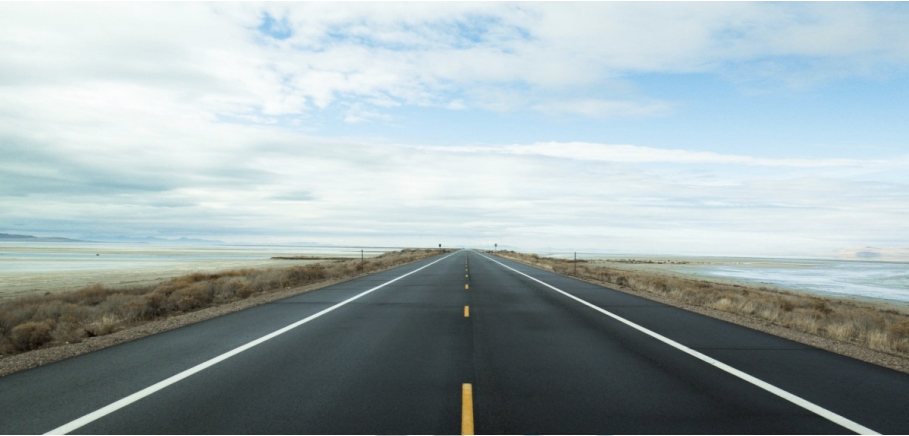
#> input picture iScreen Shoter - Safari - 250309183320.jpg, 909 x 436 px, found by its file name
$ python image.py
#> lines starting #> are read from the running program, lines starting #| are printed output that depends on the picture; after the words box and inside, x2 and y2 are one past the last pixel; in counts of white or black regions, pixels touching at a corner belong together
import cv2
import numpy as np

image = cv2.imread("/Users/deevash/Desktop/iScreen Shoter - Safari - 250309183320.jpg")
#> image is the input picture: shape (436, 909, 3); mean B, G, R 173.8, 171.4, 158.2
hsv = cv2.cvtColor(image, cv2.COLOR_BGR2HSV)
#> hsv: shape (436, 909, 3); mean H, S, V 86.8, 35.5, 177.1

lower_white = np.array([0, 0, 180])
upper_white = np.array([255, 50, 255])
white_mask = cv2.inRange(hsv, lower_white, upper_white)
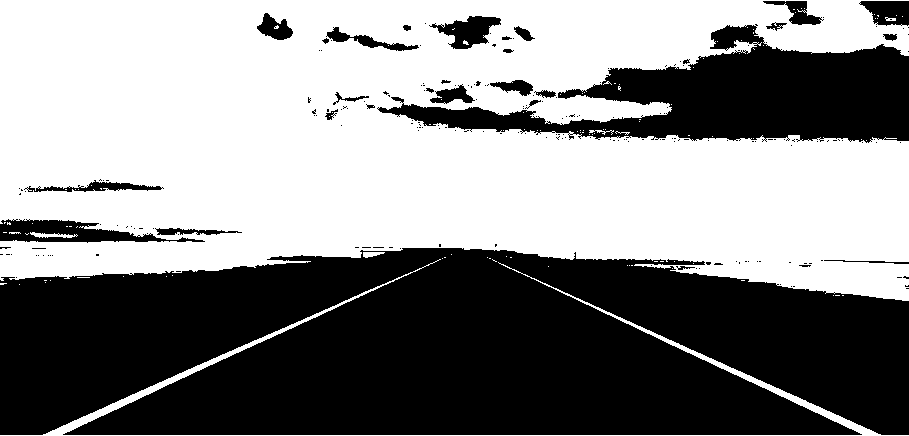
#> white_mask: shape (436, 909); 53.2% white; 210 black regions (181 under 20 px), largest, box (x1, y1, x2, y2) and area: (0, 248, 909, 435) 147462, (377, 24, 909, 143) 28490, (0, 219, 205, 243) 2385

lower_yellow = np.array([15, 100, 100])
upper_yellow = np.array([35, 255, 255])
yellow_mask = cv2.inRange(hsv, lower_yellow, upper_yellow)
#> yellow_mask: shape (436, 909); 0.22% white; 49 white regions (44 under 20 px), largest, box (x1, y1, x2, y2) and area: (461, 385, 474, 435) 544, (175, 275, 194, 288) 130, (464, 307, 469, 317) 44, (228, 271, 247, 276) 42, (892, 325, 902, 331) 31

kernel = np.ones((5,5), np.uint8)
white_mask = cv2.morphologyEx(white_mask, cv2.MORPH_CLOSE, kernel)
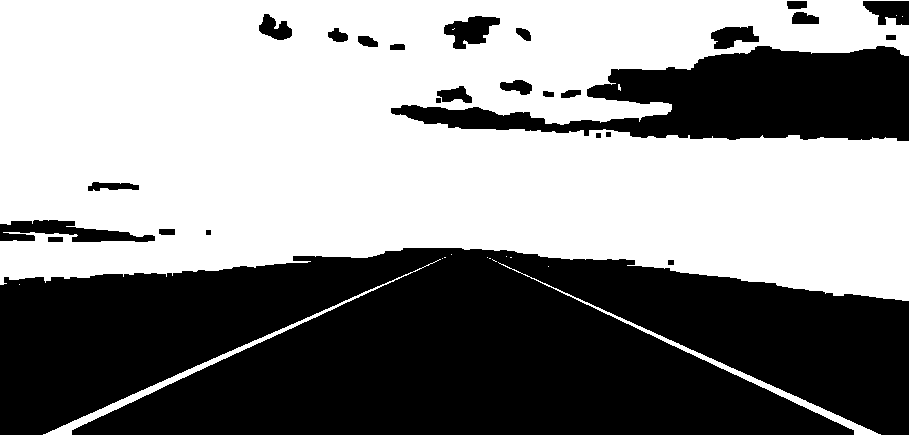
#> white_mask: shape (436, 909); 54.3% white; 26 black regions, largest, box (x1, y1, x2, y2) and area: (0, 248, 909, 435) 146797, (391, 46, 909, 141) 26601, (0, 220, 155, 242) 1897
yellow_mask = cv2.morphologyEx(yellow_mask, cv2.MORPH_CLOSE, kernel)
#> yellow_mask: shape (436, 909); 0.26% white; 26 white regions (21 under 20 px), largest, box (x1, y1, x2, y2) and area: (461, 385, 474, 436) 559, (174, 275, 205, 289) 177, (892, 320, 909, 331) 107, (222, 271, 247, 276) 54, (464, 307, 469, 317) 45

white_edges = cv2.Canny(white_mask, 50, 150)
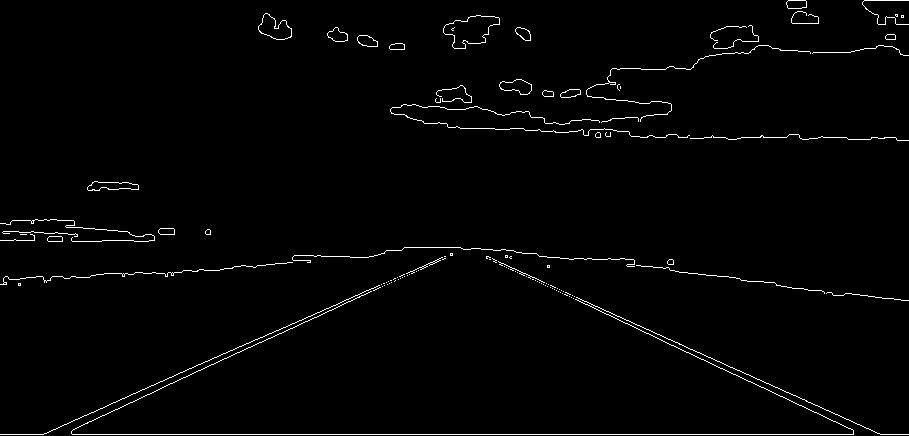
#> white_edges: shape (436, 909); 1.6% white in thin lines or dots
yellow_edges = cv2.Canny(yellow_mask, 50, 150)
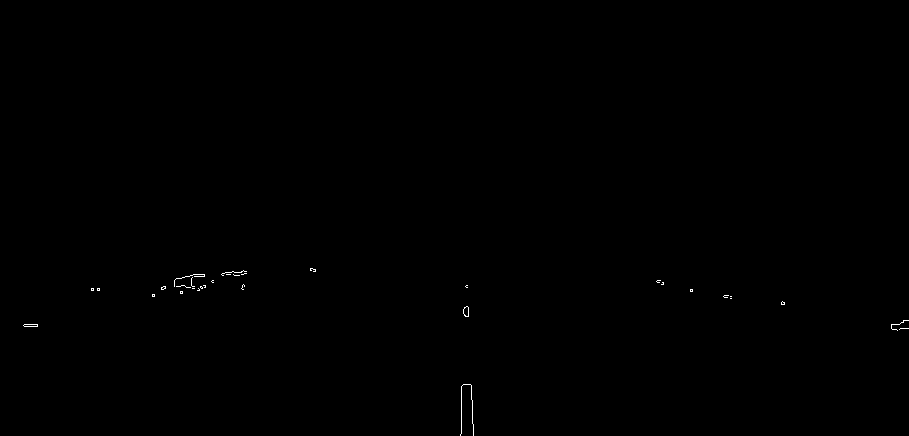
#> yellow_edges: shape (436, 909); 0.12% white in thin lines or dots, all inside (x1, y1, x2, y2) = (23, 268, 909, 436)

white_lane = cv2.cvtColor(white_mask, cv2.COLOR_GRAY2BGR)
yellow_lane = cv2.cvtColor(yellow_mask, cv2.COLOR_GRAY2BGR)

white_lane[np.where((white_lane == [255,255,255]).all(axis=2))] = [255, 255, 255]
yellow_lane[np.where((yellow_lane == [255,255,255]).all(axis=2))] = [0, 255, 255]
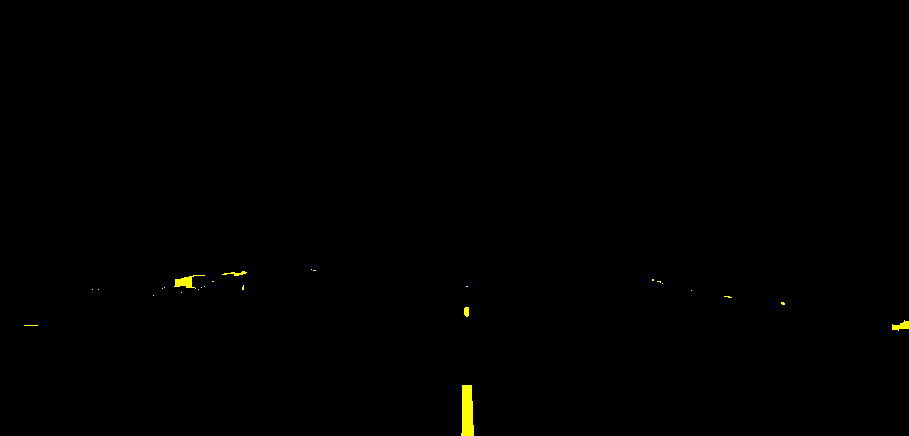
#> yellow_lane: shape (436, 909, 3); mean B, G, R 0, 0.7, 0.7

overlay = cv2.addWeighted(image, 0.8, white_lane, 1, 0)
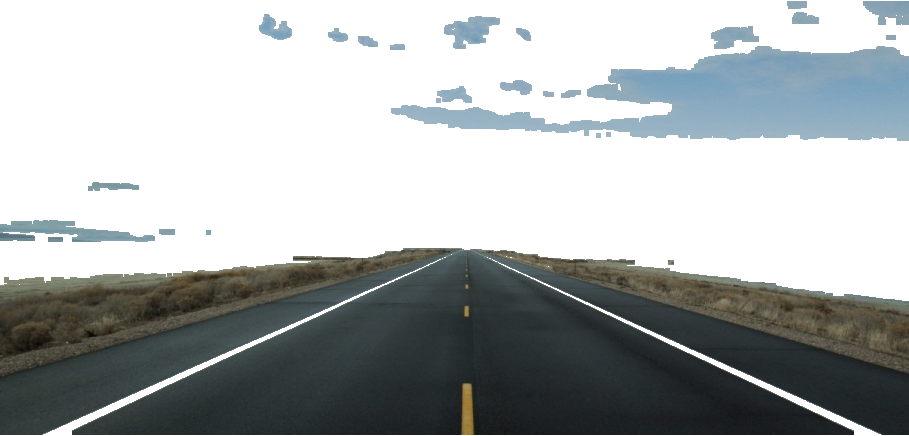
#> overlay: shape (436, 909, 3); mean B, G, R 175.9, 175.6, 171.3
overlay = cv2.addWeighted(overlay, 0.8, yellow_lane, 1, 0)
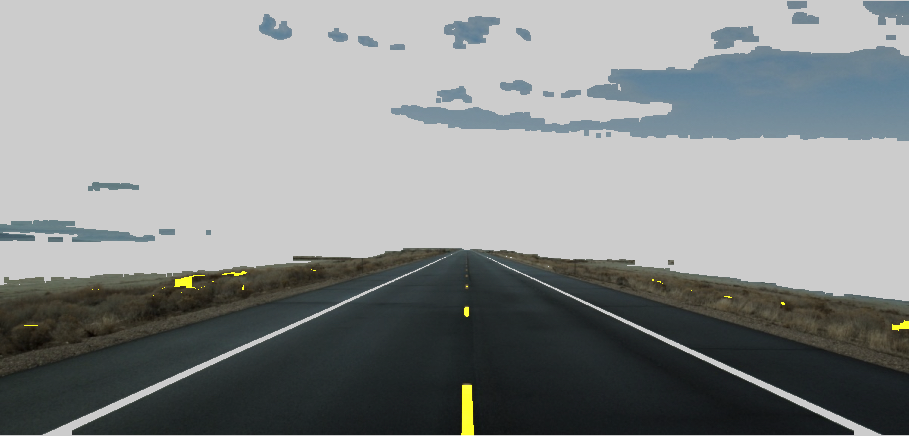
#> overlay: shape (436, 909, 3); mean B, G, R 140.7, 140.9, 137.4

cv2.imwrite("processed_highway.jpg", overlay)
cv2.imwrite("white_lane_mask.jpg", white_mask)
cv2.imwrite("yellow_lane_mask.jpg", yellow_mask)

cv2.imshow("Processed Image", overlay)
cv2.imshow("White Lane Mask", white_mask)
cv2.imshow("Yellow Lane Mask", yellow_mask)
cv2.waitKey(0)
cv2.destroyAllWindows()
